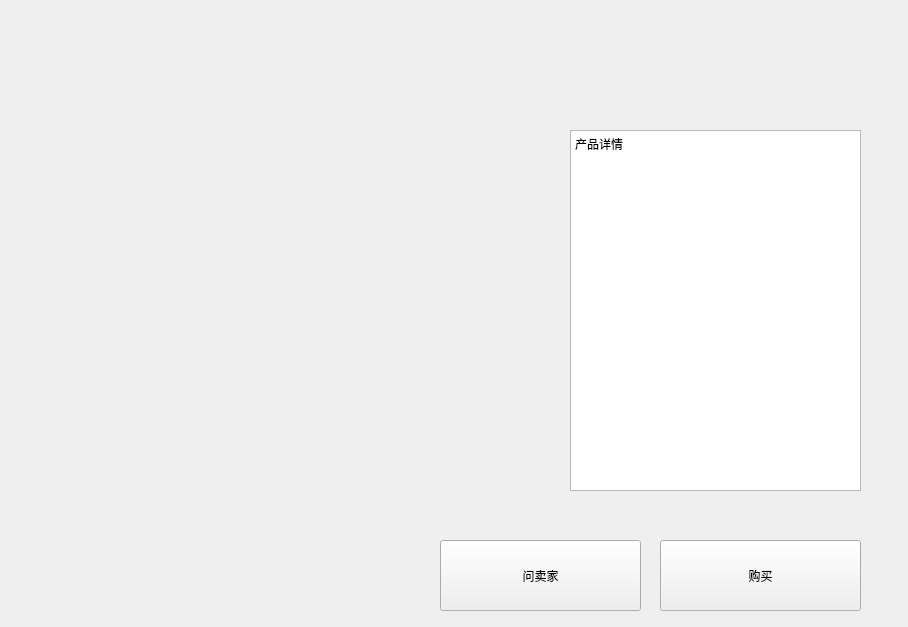
<?xml version="1.0" encoding="UTF-8"?>
<ui version="4.0">
 <class>Buy_Form</class>
 <widget class="QWidget" name="Buy_Form">
  <property name="geometry">
   <rect>
    <x>0</x>
    <y>0</y>
    <width>908</width>
    <height>627</height>
   </rect>
  </property>
  <property name="windowTitle">
   <string>Form</string>
  </property>
  <widget class="QPlainTextEdit" name="Discription">
   <property name="geometry">
    <rect>
     <x>570</x>
     <y>130</y>
     <width>291</width>
     <height>361</height>
    </rect>
   </property>
   <property name="plainText">
    <string>产品详情</string>
   </property>
  </widget>
  <widget class="QLabel" name="Pic">
   <property name="geometry">
    <rect>
     <x>100</x>
     <y>80</y>
     <width>451</width>
     <height>421</height>
    </rect>
   </property>
   <property name="text">
    <string/>
   </property>
   <property name="pixmap">
    <pixmap>local/1.png</pixmap>
   </property>
  </widget>
  <widget class="QPushButton" name="Seller_btn">
   <property name="geometry">
    <rect>
     <x>440</x>
     <y>540</y>
     <width>201</width>
     <height>71</height>
    </rect>
   </property>
   <property name="text">
    <string>问卖家</string>
   </property>
  </widget>
  <widget class="QPushButton" name="Buy_btn">
   <property name="geometry">
    <rect>
     <x>660</x>
     <y>540</y>
     <width>201</width>
     <height>71</height>
    </rect>
   </property>
   <property name="text">
    <string>购买</string>
   </property>
  </widget>
 </widget>
 <resources/>
 <connections/>
</ui>
